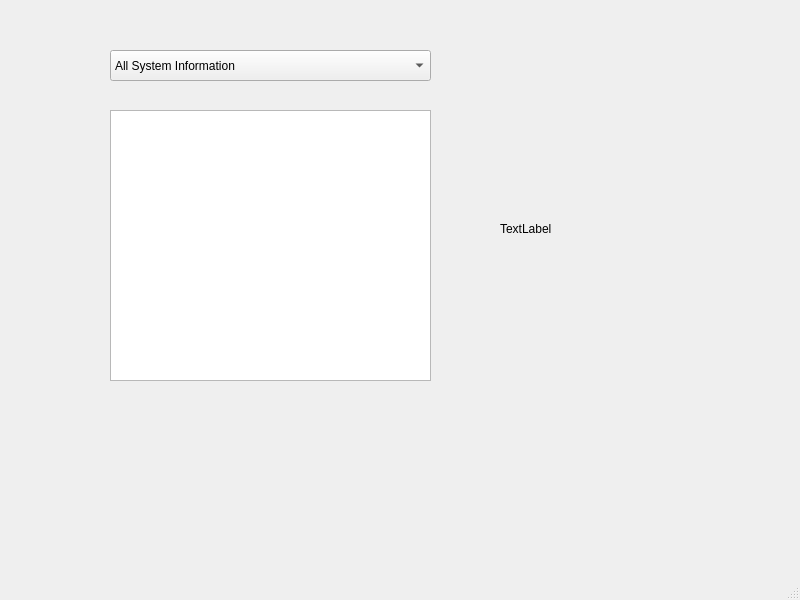
<?xml version="1.0" encoding="UTF-8"?>
<ui version="4.0">
 <class>MainWindow</class>
 <widget class="QMainWindow" name="MainWindow">
  <property name="geometry">
   <rect>
    <x>0</x>
    <y>0</y>
    <width>800</width>
    <height>600</height>
   </rect>
  </property>
  <property name="windowTitle">
   <string>MainWindow</string>
  </property>
  <widget class="QWidget" name="centralwidget">
   <widget class="QTextEdit" name="textEdit">
    <property name="enabled">
     <bool>true</bool>
    </property>
    <property name="geometry">
     <rect>
      <x>110</x>
      <y>110</y>
      <width>321</width>
      <height>271</height>
     </rect>
    </property>
    <property name="font">
     <font>
      <pointsize>9</pointsize>
     </font>
    </property>
    <property name="autoFillBackground">
     <bool>false</bool>
    </property>
    <property name="readOnly">
     <bool>true</bool>
    </property>
   </widget>
   <widget class="QComboBox" name="comboBox">
    <property name="geometry">
     <rect>
      <x>110</x>
      <y>50</y>
      <width>321</width>
      <height>31</height>
     </rect>
    </property>
    <item>
     <property name="text">
      <string>All System Information</string>
     </property>
    </item>
    <item>
     <property name="text">
      <string>Hard Disk Information</string>
     </property>
    </item>
    <item>
     <property name="text">
      <string>CPU Informatiion</string>
     </property>
    </item>
    <item>
     <property name="text">
      <string>RAM Information</string>
     </property>
    </item>
    <item>
     <property name="text">
      <string>Network Information</string>
     </property>
    </item>
    <item>
     <property name="text">
      <string>Process Information</string>
     </property>
    </item>
   </widget>
   <widget class="QLabel" name="label">
    <property name="geometry">
     <rect>
      <x>470</x>
      <y>60</y>
      <width>100</width>
      <height>100</height>
     </rect>
    </property>
    <property name="text">
     <string/>
    </property>
    <property name="pixmap">
     <pixmap>hardware-57-1105855.webp</pixmap>
    </property>
    <property name="scaledContents">
     <bool>true</bool>
    </property>
   </widget>
   <widget class="QTableWidget" name="tableWidget">
    <property name="geometry">
     <rect>
      <x>110</x>
      <y>110</y>
      <width>321</width>
      <height>271</height>
     </rect>
    </property>
   </widget>
   <widget class="QLabel" name="label_2">
    <property name="geometry">
     <rect>
      <x>500</x>
      <y>220</y>
      <width>67</width>
      <height>17</height>
     </rect>
    </property>
    <property name="text">
     <string>TextLabel</string>
    </property>
   </widget>
  </widget>
  <widget class="QMenuBar" name="menubar">
   <property name="geometry">
    <rect>
     <x>0</x>
     <y>0</y>
     <width>800</width>
     <height>22</height>
    </rect>
   </property>
  </widget>
  <widget class="QStatusBar" name="statusbar"/>
 </widget>
 <resources/>
 <connections/>
</ui>
